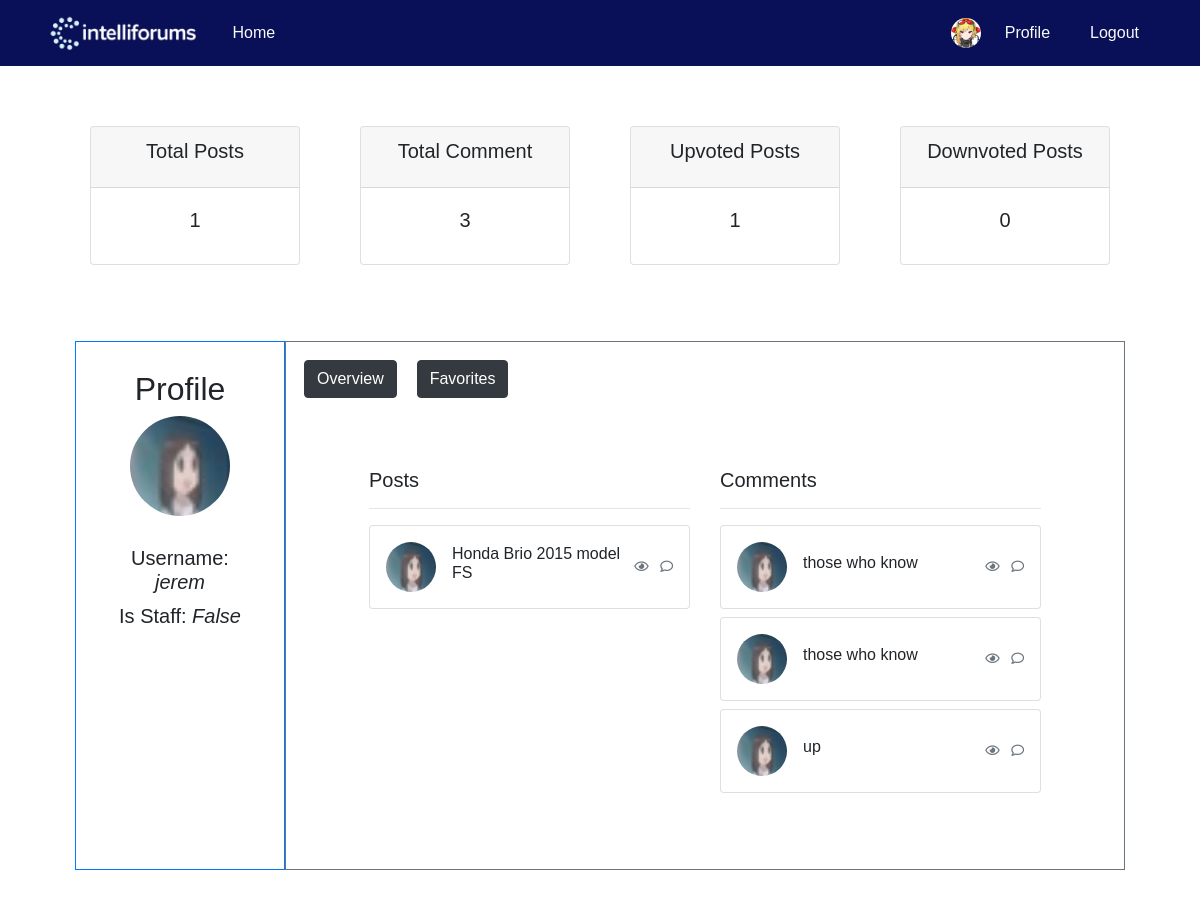
Page /profile/2/ (signed in) on the committed database.
### blog/models.py (models this page shows, shortened)
class User(AbstractBaseUser, PermissionsMixin):
    username = models.CharField(max_length=100, unique=True)
    picture = models.ImageField(
        upload_to='profile/',
        default='profile/blank-profile-picture-973460_128012234212.png',
        blank=True,
    )
    is_active = models.BooleanField(default=True)
    is_staff = models.BooleanField(default=False)
    is_banned = models.BooleanField(default=False)
    USERNAME_FIELD = 'username'
    objects = UserManager()

class UserPost(models.Model):
    post_ref = models.ForeignKey(Post, on_delete=models.CASCADE)
    user_ref = models.ForeignKey(User, on_delete=models.CASCADE)
    is_deleted = models.BooleanField(default=False)

class Post(models.Model):
    user_ref = models.ForeignKey(User, on_delete=models.CASCADE)
    title = models.CharField(max_length=100)
    content = models.TextField(blank=True, null=True)
    created_at = models.DateField(auto_now_add=True)
    image = models.ImageField(upload_to=upload_path, blank=True, null=True)

class User_UserPost(models.Model):
    user_post_ref = models.ForeignKey(UserPost, on_delete=models.CASCADE)
    user_ref = models.ForeignKey(User, on_delete=models.CASCADE)
    class Meta:
        abstract = True

class Comment(User_UserPost):
    content = models.TextField(blank=True, null=True)
    created_at = models.DateTimeField(auto_now_add=True)
    image = models.ImageField(upload_to=upload_path, blank=True, null=True)

### blog/views.py (the view)
# urls.py: path('profile/<int:pk>/', views.render_profile, name='profile'),
@deprecated
@login_required(login_url='login')
def render_profile(request, pk):
    banned_response = banned_propagator(request)
    if banned_response:
        return banned_response
    user = User.objects.get(id=pk)
    user_posts = UserPost.objects.filter(user_ref__id=pk, is_deleted=False)
    deleted_user_posts = UserPost.objects.filter(
        user_ref__id=pk, is_deleted=True)
    user_comments = Comment.objects.filter(user_ref__id=pk)
    user_favorites = FavoritePost.objects.filter(
        user_ref__id=pk, user_post_ref__is_deleted=False)
    user_upvotes = VotePost.objects.filter(user_ref__id=pk, is_upvote=True)
    user_downvotes = VotePost.objects.filter(user_ref__id=pk, is_upvote=False)
    return render(request, 'profile.html', {
        'user_posts': user_posts,
        'user_comments': user_comments,
        'user_favorites': user_favorites,
        'deleted_user_posts': deleted_user_posts,
        'user': user,
        'current_user': request.user,
        'user_downvotes': user_downvotes,
        'user_upvotes': user_upvotes
    })

### blog/views.py (called while the page is built)
def banned_propagator(request):
    if request.user.is_authenticated and request.user.bans_received.exists():
        userban = request.user.bans_received.first()
        return render(request, 'banned.html', {
            'userban': userban,
        })
    return None

### blog/templates/profile.html (shortened to what this page needs)
<!DOCTYPE html>
<html lang="en">
<head>
    {% load static %}
    <link rel="stylesheet" href="{% static 'blog/css/profile.css' %}">
</head>
<body>
    {% include 'header.html' %}
        {% include 'Profile/profile_count.html' %}
        <div class="container-fluid">
            <div class="row d-flex">
                <div class="left-column p-2 border border-primary" style="flex: 0 0 20%; max-width: 20%;">
                    <div class="profile-container">
                        <h2>Profile</h2>
                        <img src="{{ user.picture.url }}" alt="Profile Picture" class="profile-pic" style="height: 100px; " onclick="window.location.href='{{ user.picture.url }}'">
                        <div class="profile-info">
                            <h5>Username: <i>{{ user.username }}</i></h5>
                            <h5>Is Staff: <i>{{ user.is_staff }}</i></h5>
                        </div>
                    </div>
                </div>
                <div class="col p-2 border border-secondary">
                    <div style="display: flex;">
                        <button id="showOverview" class="btn btn-dark" style="margin: 10px;">Overview</button>
                        <button id="showFavorites" class="btn btn-dark" style="margin: 10px;">Favorites</button>
                    </div>
                    <div id="OverviewDashboard" style="display: block;">
                        {% include 'Profile/profile_dashboard.html' %}
                     </div>
                </div>
            </div>
        </div>
</body>
</html>

### blog/templates/header.html (shortened to what this page needs)
<!DOCTYPE html>
<html lang="en">
<head>
    {% load static %}
    <link rel="stylesheet" href="https://cdn.jsdelivr.net/npm/bootstrap@4.1.3/dist/css/bootstrap.min.css">
    <link rel="stylesheet" href="https://cdnjs.cloudflare.com/ajax/libs/font-awesome/5.12.0-2/css/all.min.css" />
    <link rel="stylesheet" href="{% static 'blog/css/global.css' %}">
</head>
<body>
    <link rel="stylesheet" href="{% static 'blog/css/header.css' %}">
    <nav class="navbar">
        <div class="container d-flex justify-content-between align-items-center">
            <div class="d-flex align-items-center">
                <img src="{% static 'images/logo.png' %}" alt="Logo" style="max-height:50px;">
                <a class="nav-link text-light ml-3" href="/">Home</a>
            </div>
            <div class="d-flex align-items-center">
            {% if current_user %}
                {% if current_user.is_authenticated %}
                    <img src="{{ current_user.picture.url }}" alt="Profile Picture" class="profile-img" style="height:30px;width:30px;border-radius:50%;">
                    <a class="nav-link text-light ml-2" href="/profile/{{current_user.id}}">Profile</a>
                    <a class="nav-link text-light ml-2" href="{% url 'logout' %}">Logout</a>
                {% else %}
                    <a class="nav-link text-light" href="/login/">Login</a>
                    <a class="nav-link text-light ml-2" href="/register/">Register</a>
                {% endif %}
            {% endif %}
            </div>
        </div>
    </nav>
</body>
</html>

### blog/templates/Profile/profile_dashboard.html
<div class="row">
    <div class="col-lg">
        <h5>Posts</h5>
        <hr>
        {% for user_post in user_posts %}
        <div class="card mb-2" onclick="window.location.href = '/post_detail/{{ user_post.id }}/1/'">
            <div class="card-body p-2 p-sm-3">
                <div class="media forum-item">
                    <a href="#" data-toggle="collapse" data-target=".forum-content"><img src="/media/{{ user_post.user_ref.picture }}" class="mr-3 rounded-circle" width="50" alt="User" /></a>
                    <div class="media-body align-self-center">
                        <h6><a href="#" data-toggle="collapse" data-target=".forum-content" class="text-body">{{ user_post.post_ref.title }}</a></h6>
                    </div>
                    <div class="text-muted small text-center align-self-center">
                        <span class="d-none d-sm-inline-block favorite-views" data-value="{{ user_post.id }}"><i class="far fa-eye"></i></span>
                        <span class="favorite-comments-num" data-value="{{ user_post.id }}"><i class="far fa-comment ml-2"></i></span>
                    </div>
                </div>
            </div>
        </div>
        {% endfor %}
    </div>
    <div class="col-lg">
        <h5>Comments</h5>
        <hr>
        {% for user_comment in user_comments %}
        <div class="card mb-2">
            <div class="card-body p-2 p-sm-3">
                <div class="media forum-item">
                    <a href="#" data-toggle="collapse" data-target=".forum-content"><img src="/media/{{ user_comment.user_ref.picture }}" class="mr-3 rounded-circle" width="50" alt="User" /></a>
                    <div class="media-body align-self-center">
                        <h6><a href="#" data-toggle="collapse" data-target=".forum-content" class="text-body">{{ user_comment.content }}</a></h6>
                    </div>
                    <div class="text-muted small text-center align-self-center">
                        <span class="d-none d-sm-inline-block"><i class="far fa-eye"></i></span>
                        <span><i class="far fa-comment ml-2"></i></span>
                    </div>
                </div>
            </div>
        </div>
        {% endfor %}
    </div>
</div>

### blog/static/blog/css/profile.css (style rules this page uses)
.profile-container { max-width: 600px; margin: 0 auto; text-align: center; padding: 20px; }
.profile-pic { max-width: 300px; max-height: 300px; border-radius: 50%; margin-bottom: 20px; }
.profile-info h5 { margin: 10px 0; }
h2 { margin-bottom: 30px; }

### blog/static/blog/css/global.css (style rules this page uses)
* { font-family: Verdana, Geneva, Tahoma, sans-serif; }

### blog/static/blog/css/header.css (style rules this page uses)
nav { background-color: #091057; }
.profile-img { max-width: 50px !important; max-height: 50px !important; border-radius: 50% !important; }

### blog/templates/profile.html (style rules this page uses)
.profile-container { max-width: 600px; margin: 0 auto; text-align: center; padding: 20px; }
.profile-pic { max-width: 300px; max-height: 300px; border-radius: 50%; margin-bottom: 20px; }
.profile-info h5 { margin: 10px 0; }
h2 { margin-bottom: 30px; }

### blog/templates/Profile/profile_count.html (style rules this page uses)
.row { margin: 60px; }

### rows in the picture
User: picture (picture)
User: picture (picture), username "jerem", is_staff "False"
UserPost: user_ref.picture (picture), post_ref "Honda Brio 2015 model FS", {{ user_post.id }} 54 (drawn)
Comment: user_ref.picture (picture), content "those who know"
Comment: user_ref.picture (picture), content "those who know"
Comment: user_ref.picture (picture), content "up"

### other values in the picture
{{ user_posts.count }} "1"
{{ user_comments.count }} "3"
{{ user_upvotes.count }} "1"
{{ user_downvotes.count }} "0"
